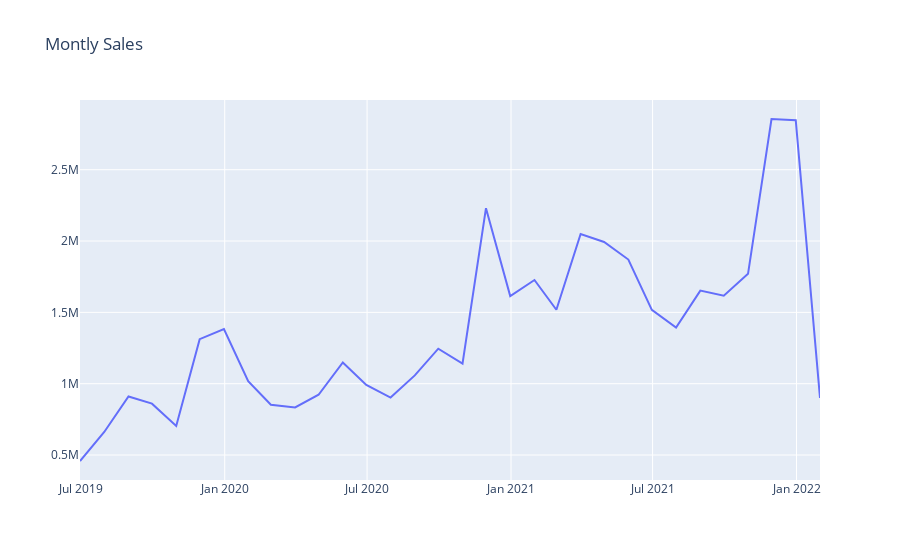

This figure's notebook cell:
### Markdown cell above
## 4-Check whether the data is stationary or not

### Code cell
plot_data = [
    go.Scatter(
        x=df_m['date'],
        y=df_m['Revenue'],
    )
]
plot_layout = go.Layout(
        title='Montly Sales'
    )
fig = go.Figure(data=plot_data, layout=plot_layout)
pyoff.iplot(fig)
